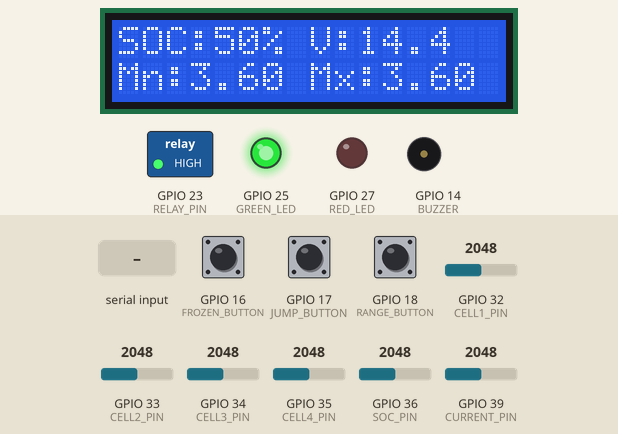
Recording of a sketch running on a simulated ESP32. Shown: 16×2 character LCD, switched loads named in the sketch (green lamp = pin HIGH), output pins drawn as LEDs (lit = HIGH), buzzer (waves = sounding, pin HIGH). Inputs (shaded band) come from the test bench; at power-on: GPIO 16 (FROZEN_BUTTON) HIGH, GPIO 17 (JUMP_BUTTON) HIGH, GPIO 18 (RANGE_BUTTON) HIGH, GPIO 32 (CELL1_PIN) = 2048, GPIO 33 (CELL2_PIN) = 2048, GPIO 34 (CELL3_PIN) = 2048, GPIO 35 (CELL4_PIN) = 2048, GPIO 36 (SOC_PIN) = 2048, GPIO 39 (CURRENT_PIN) = 2048. What the sketch prints to the serial monitor is not drawn.

Above: at 2.7 s.
2.8 s: GPIO 16 (FROZEN_BUTTON) pulled LOW for 0.15 s
At 3.5 s:
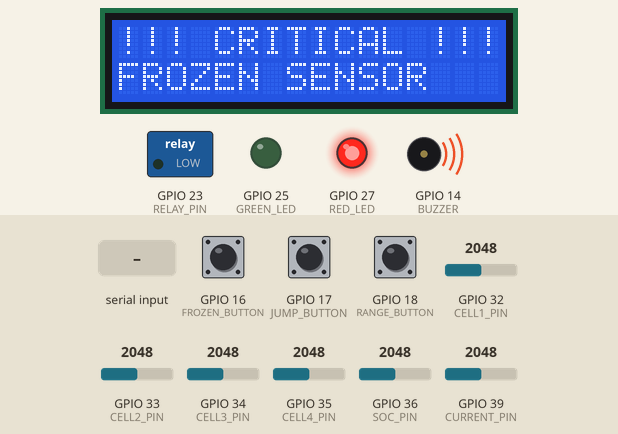
4.4 s: GPIO 17 (JUMP_BUTTON) pulled LOW for 0.15 s
At 5.6 s:
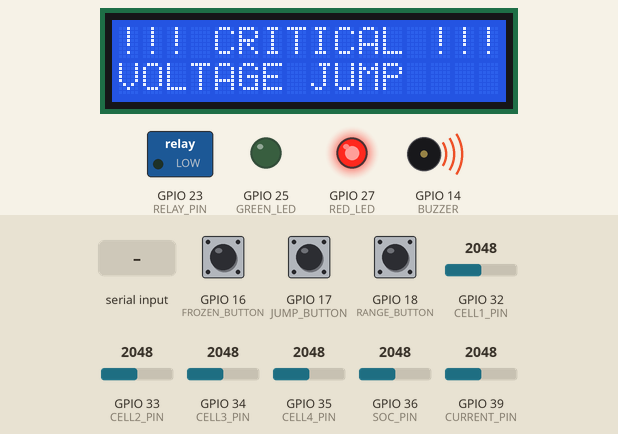
6.0 s: GPIO 18 (RANGE_BUTTON) pulled LOW for 0.15 s
At 7.0 s:
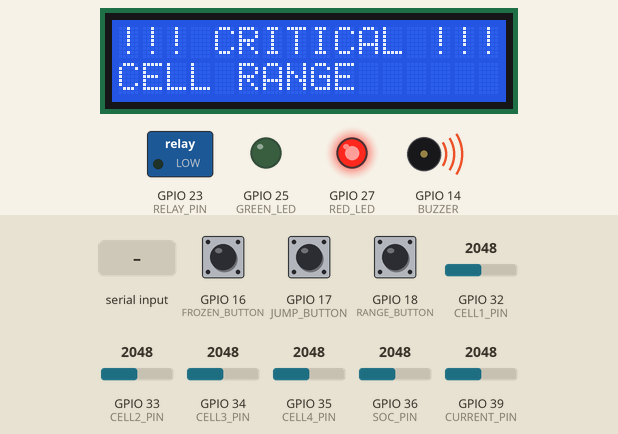
7.6 s: "CLEAR\n" received over Serial
At 8.3 s:
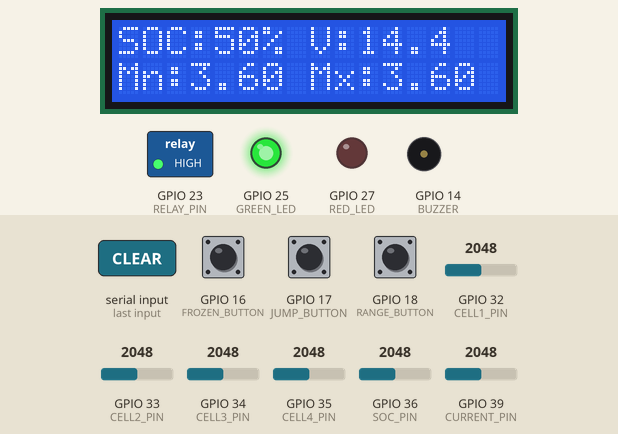
10.6 s: GPIO 32 (CELL1_PIN) set to 2866
At 12.0 s:
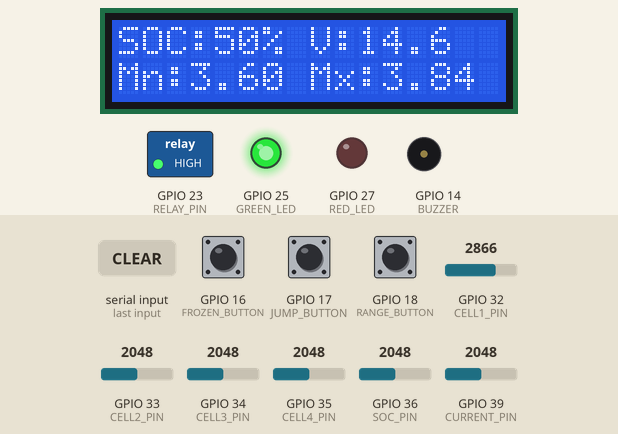
13.6 s: GPIO 33 (CELL2_PIN) set to 2866
At 18.2 s:
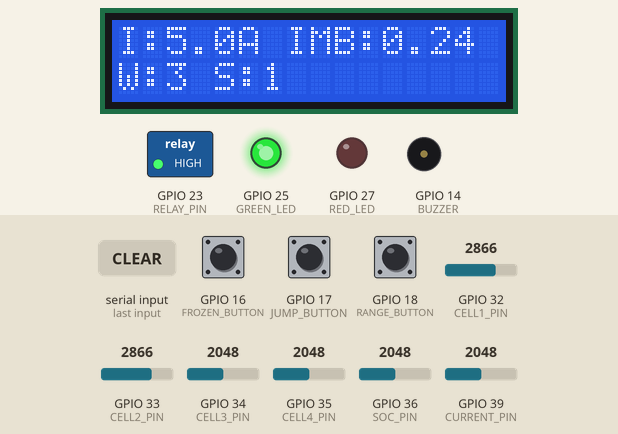
Timing chart, 0 to 19.7 s (numbered marks = the images above; inputs shaded):
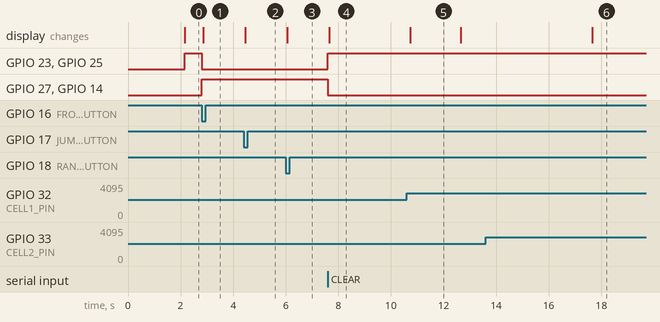

The sketch:

Task3_Final_sketch.ino
```cpp
#include <Wire.h>
#include <LiquidCrystal_I2C.h>

LiquidCrystal_I2C lcd(0x27, 16, 2);

// Cell inputs
const int CELL1_PIN = 32;
const int CELL2_PIN = 33;
const int CELL3_PIN = 34;
const int CELL4_PIN = 35;

// SOC and current
const int SOC_PIN = 36;
const int CURRENT_PIN = 39;

// Safety outputs
const int RELAY_PIN = 23;
const int GREEN_LED = 25;
const int RED_LED = 27;
const int BUZZER = 14;

// Fault buttons
const int FROZEN_BUTTON = 16;
const int JUMP_BUTTON   = 17;
const int RANGE_BUTTON  = 18;

// Timing
const unsigned long LCD_REFRESH_INTERVAL = 250;
const unsigned long PAGE_INTERVAL = 5000;
const unsigned long STARTUP_TIME = 2000;

enum Page {
  BATTERY_PAGE,
  SYSTEM_PAGE,
  TELEMETRY_PAGE
};

Page currentPage = BATTERY_PAGE;

enum FaultType {
  NO_FAULT,
  FAULT_FROZEN,
  FAULT_JUMP,
  FAULT_RANGE
};

FaultType faultType = NO_FAULT;
bool faultLatched = false;

bool startupScreen = true;
unsigned long startupTime = 0;
unsigned long lastLCDUpdate = 0;
unsigned long lastPageChange = 0;

float cellVoltage[4];
float packVoltage = 0.0;
float minVoltage = 0.0;
float maxVoltage = 0.0;
float imbalance = 0.0;
int weakestCell = 1;
int strongestCell = 1;
float soc = 0.0;
float current = 0.0;

String oldLine1 = "";
String oldLine2 = "";

void readSensors();
void readButtons();
void checkFaults();
void updateOutputs();
void updateLCD();
void readSerial();
void forceLCDRefresh();

void setup()
{
  Serial.begin(115200);

  pinMode(RELAY_PIN, OUTPUT);
  pinMode(GREEN_LED, OUTPUT);
  pinMode(RED_LED, OUTPUT);
  pinMode(BUZZER, OUTPUT);

  pinMode(FROZEN_BUTTON, INPUT_PULLUP);
  pinMode(JUMP_BUTTON, INPUT_PULLUP);
  pinMode(RANGE_BUTTON, INPUT_PULLUP);

  lcd.init();
  lcd.backlight();

  digitalWrite(RELAY_PIN, LOW);
  digitalWrite(GREEN_LED, LOW);
  digitalWrite(RED_LED, LOW);
  digitalWrite(BUZZER, LOW);

  lcd.setCursor(0, 0);
  lcd.print("TASK 3 BMS      ");
  lcd.setCursor(0, 1);
  lcd.print("LCD ENGINE      ");

  startupScreen = true;
  startupTime = millis();

  currentPage = BATTERY_PAGE;
  lastPageChange = millis();
  lastLCDUpdate = millis();

  Serial.println();
  Serial.println("================================");
  Serial.println(" TASK 3 LCD DISPLAY ENGINE");
  Serial.println("================================");
  Serial.println("Blue   = FROZEN fault");
  Serial.println("Yellow = JUMP fault");
  Serial.println("Red    = RANGE fault");
  Serial.println("Type CLEAR to clear fault");
  Serial.println("================================");
}

void loop()
{
  unsigned long now = millis();

  if (startupScreen)
  {
    if (now - startupTime >= STARTUP_TIME)
    {
      startupScreen = false;
      currentPage = BATTERY_PAGE;
      oldLine1 = "";
      oldLine2 = "";
      lastPageChange = now;
      lastLCDUpdate = now;

      readSensors();
      updateLCD();
    }

    readButtons();
    return;
  }

  readSensors();
  readButtons();
  checkFaults();
  updateOutputs();

  if (!faultLatched)
  {
    if (now - lastPageChange >= PAGE_INTERVAL)
    {
      lastPageChange = now;

      if (currentPage == BATTERY_PAGE)
        currentPage = SYSTEM_PAGE;
      else if (currentPage == SYSTEM_PAGE)
        currentPage = TELEMETRY_PAGE;
      else
        currentPage = BATTERY_PAGE;

      oldLine1 = "";
      oldLine2 = "";
      updateLCD();
    }
  }

  if (now - lastLCDUpdate >= LCD_REFRESH_INTERVAL)
  {
    lastLCDUpdate = now;
    updateLCD();
  }

  readSerial();
}

void readSensors()
{
  int raw1 = analogRead(CELL1_PIN);
  int raw2 = analogRead(CELL2_PIN);
  int raw3 = analogRead(CELL3_PIN);
  int raw4 = analogRead(CELL4_PIN);

  cellVoltage[0] = 3.0 + ((float)raw1 / 4095.0) * 1.2;
  cellVoltage[1] = 3.0 + ((float)raw2 / 4095.0) * 1.2;
  cellVoltage[2] = 3.0 + ((float)raw3 / 4095.0) * 1.2;
  cellVoltage[3] = 3.0 + ((float)raw4 / 4095.0) * 1.2;

  int rawSOC = analogRead(SOC_PIN);
  soc = ((float)rawSOC / 4095.0) * 100.0;

  int rawCurrent = analogRead(CURRENT_PIN);
  current = ((float)rawCurrent / 4095.0) * 10.0;

  packVoltage =
    cellVoltage[0] + cellVoltage[1] +
    cellVoltage[2] + cellVoltage[3];

  minVoltage = cellVoltage[0];
  maxVoltage = cellVoltage[0];
  weakestCell = 1;
  strongestCell = 1;

  for (int i = 1; i < 4; i++)
  {
    if (cellVoltage[i] < minVoltage)
    {
      minVoltage = cellVoltage[i];
      weakestCell = i + 1;
    }

    if (cellVoltage[i] > maxVoltage)
    {
      maxVoltage = cellVoltage[i];
      strongestCell = i + 1;
    }
  }

  imbalance = maxVoltage - minVoltage;
}

void readButtons()
{
  static bool oldFrozen = HIGH;
  static bool oldJump = HIGH;
  static bool oldRange = HIGH;

  bool frozenNow = digitalRead(FROZEN_BUTTON);
  bool jumpNow   = digitalRead(JUMP_BUTTON);
  bool rangeNow  = digitalRead(RANGE_BUTTON);

  if (oldFrozen == HIGH && frozenNow == LOW)
  {
    faultLatched = true;
    faultType = FAULT_FROZEN;
    Serial.println(">>> FROZEN FAULT");
    oldLine1 = "";
    oldLine2 = "";
    updateOutputs();
    updateLCD();
  }

  if (oldJump == HIGH && jumpNow == LOW)
  {
    faultLatched = true;
    faultType = FAULT_JUMP;
    Serial.println(">>> JUMP FAULT");
    oldLine1 = "";
    oldLine2 = "";
    updateOutputs();
    updateLCD();
  }

  if (oldRange == HIGH && rangeNow == LOW)
  {
    faultLatched = true;
    faultType = FAULT_RANGE;
    Serial.println(">>> RANGE FAULT");
    oldLine1 = "";
    oldLine2 = "";
    updateOutputs();
    updateLCD();
  }

  oldFrozen = frozenNow;
  oldJump = jumpNow;
  oldRange = rangeNow;
}

void checkFaults()
{
  // The three Wokwi buttons provide explicit Task 3 fault tests.
  // Normal potentiometer ranges are intentionally limited to
  // approximately 3.0-4.2 V per cell.
}

void updateOutputs()
{
  if (faultLatched)
  {
    digitalWrite(RELAY_PIN, LOW);
    digitalWrite(GREEN_LED, LOW);
    digitalWrite(RED_LED, HIGH);
    digitalWrite(BUZZER, HIGH);
  }
  else
  {
    digitalWrite(RELAY_PIN, HIGH);
    digitalWrite(GREEN_LED, HIGH);
    digitalWrite(RED_LED, LOW);
    digitalWrite(BUZZER, LOW);
  }
}

void updateLCD()
{
  String line1 = "";
  String line2 = "";

  if (faultLatched)
  {
    line1 = "!!! CRITICAL !!!";

    if (faultType == FAULT_FROZEN)
      line2 = "FROZEN SENSOR";
    else if (faultType == FAULT_JUMP)
      line2 = "VOLTAGE JUMP";
    else if (faultType == FAULT_RANGE)
      line2 = "CELL RANGE";
  }
  else if (currentPage == BATTERY_PAGE)
  {
    line1 = "SOC:" + String(soc, 0) +
            "% V:" + String(packVoltage, 1);

    line2 = "Mn:" + String(minVoltage, 2) +
            " Mx:" + String(maxVoltage, 2);
  }
  else if (currentPage == SYSTEM_PAGE)
  {
    line1 = "SYSTEM: NORMAL";
    line2 = "RELAY: ON";
  }
  else if (currentPage == TELEMETRY_PAGE)
  {
    line1 = "I:" + String(current, 1) +
            "A IMB:" + String(imbalance, 2);

    line2 = "W:" + String(weakestCell) +
            " S:" + String(strongestCell);
  }

  if (line1 != oldLine1)
  {
    lcd.setCursor(0, 0);
    lcd.print("                ");
    lcd.setCursor(0, 0);
    lcd.print(line1);
    oldLine1 = line1;
  }

  if (line2 != oldLine2)
  {
    lcd.setCursor(0, 1);
    lcd.print("                ");
    lcd.setCursor(0, 1);
    lcd.print(line2);
    oldLine2 = line2;
  }
}

void forceLCDRefresh()
{
  oldLine1 = "";
  oldLine2 = "";
  updateLCD();
}

void readSerial()
{
  if (Serial.available())
  {
    String command = Serial.readStringUntil('\n');
    command.trim();
    command.toUpperCase();

    if (command == "CLEAR")
    {
      faultLatched = false;
      faultType = NO_FAULT;
      currentPage = BATTERY_PAGE;
      lastPageChange = millis();

      updateOutputs();

      oldLine1 = "";
      oldLine2 = "";
      updateLCD();

      Serial.println("FAULT CLEARED");
      Serial.println("SYSTEM NORMAL");
      Serial.println("BATTERY PAGE");
    }
    else if (command == "STATUS")
    {
      Serial.println();
      Serial.println("------ BMS STATUS ------");
      Serial.print("SOC: ");
      Serial.print(soc, 1);
      Serial.println("%");

      Serial.print("Pack Voltage: ");
      Serial.print(packVoltage, 2);
      Serial.println(" V");

      Serial.print("Min Voltage: ");
      Serial.print(minVoltage, 2);
      Serial.println(" V");

      Serial.print("Max Voltage: ");
      Serial.print(maxVoltage, 2);
      Serial.println(" V");

      Serial.print("Imbalance: ");
      Serial.print(imbalance, 2);
      Serial.println(" V");

      Serial.print("Weakest Cell: ");
      Serial.println(weakestCell);

      Serial.print("Strongest Cell: ");
      Serial.println(strongestCell);

      Serial.print("Current: ");
      Serial.print(current, 2);
      Serial.println(" A");

      Serial.println(faultLatched ? "FAULT: ACTIVE" : "FAULT: NONE");
      Serial.println("------------------------");
    }
  }
}
```

Measured:
- after the input at 2.8 s, GPIO 23 (RELAY_PIN), GPIO 25 (GREEN_LED): HIGH → LOW at once; GPIO 27 (RED_LED), GPIO 14 (BUZZER): LOW → HIGH at once; the display: changes after 0.06 s (image 1)
- after the input at 4.4 s, the display: changes after 0.06 s (image 2)
- after the input at 6.0 s, the display: changes after 0.06 s (image 3)
- after the input at 7.6 s, GPIO 23 (RELAY_PIN), GPIO 25 (GREEN_LED): LOW → HIGH at once; GPIO 27 (RED_LED), GPIO 14 (BUZZER): HIGH → LOW at once; the display: changes after 0.06 s (image 4)
- after the input at 10.6 s, the display: changes after 0.13 s (image 5)
- what the display in image 5 shows lasts 2.0 s, from 10.7 s to 12.7 s
